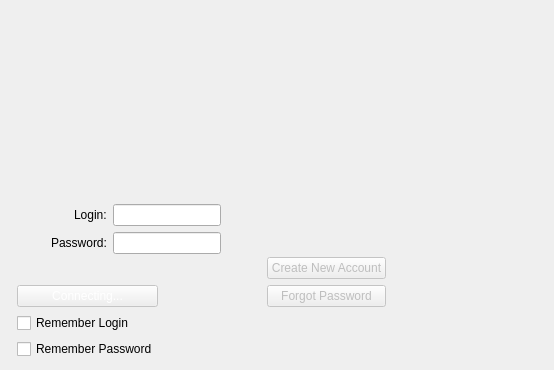
<?xml version="1.0" encoding="UTF-8"?>
<ui version="4.0">
 <class>LoginWindow</class>
 <widget class="QWidget" name="LoginWindow">
  <property name="geometry">
   <rect>
    <x>0</x>
    <y>0</y>
    <width>554</width>
    <height>370</height>
   </rect>
  </property>
  <property name="windowTitle">
   <string>Welcome to ChipUP Poker</string>
  </property>
  <property name="autoFillBackground">
   <bool>false</bool>
  </property>
  <property name="styleSheet">
   <string notr="true">QPushButton {
padding-top: 0.5em;
padding-bottom:0.5em;
min-width:13em;
}</string>
  </property>
  <layout class="QVBoxLayout" name="verticalLayout" stretch="0,0">
   <item>
    <spacer name="verticalSpacer_3">
     <property name="orientation">
      <enum>Qt::Vertical</enum>
     </property>
     <property name="sizeHint" stdset="0">
      <size>
       <width>20</width>
       <height>40</height>
      </size>
     </property>
    </spacer>
   </item>
   <item>
    <layout class="QHBoxLayout" name="main">
     <item>
      <layout class="QVBoxLayout" name="verticalLayout_3">
       <item>
        <layout class="QHBoxLayout" name="horizontalLayout">
         <item>
          <spacer name="horizontalSpacer_3">
           <property name="orientation">
            <enum>Qt::Horizontal</enum>
           </property>
           <property name="sizeHint" stdset="0">
            <size>
             <width>40</width>
             <height>20</height>
            </size>
           </property>
          </spacer>
         </item>
         <item>
          <layout class="QFormLayout" name="formLayout">
           <property name="fieldGrowthPolicy">
            <enum>QFormLayout::AllNonFixedFieldsGrow</enum>
           </property>
           <property name="labelAlignment">
            <set>Qt::AlignRight|Qt::AlignTrailing|Qt::AlignVCenter</set>
           </property>
           <item row="0" column="0">
            <widget class="QLabel" name="lbsLogin">
             <property name="text">
              <string>Login:</string>
             </property>
            </widget>
           </item>
           <item row="0" column="1">
            <widget class="QLineEdit" name="edLogin">
             <property name="styleSheet">
              <string notr="true">min-width: 8em</string>
             </property>
             <property name="text">
              <string/>
             </property>
            </widget>
           </item>
           <item row="2" column="0">
            <widget class="QLabel" name="lbsPassword">
             <property name="text">
              <string>Password:</string>
             </property>
            </widget>
           </item>
           <item row="2" column="1">
            <widget class="QLineEdit" name="edPassword">
             <property name="text">
              <string/>
             </property>
             <property name="echoMode">
              <enum>QLineEdit::Password</enum>
             </property>
            </widget>
           </item>
          </layout>
         </item>
         <item>
          <spacer name="horizontalSpacer_4">
           <property name="orientation">
            <enum>Qt::Horizontal</enum>
           </property>
           <property name="sizeHint" stdset="0">
            <size>
             <width>40</width>
             <height>20</height>
            </size>
           </property>
          </spacer>
         </item>
        </layout>
       </item>
       <item>
        <spacer name="verticalSpacer_2">
         <property name="orientation">
          <enum>Qt::Vertical</enum>
         </property>
         <property name="sizeType">
          <enum>QSizePolicy::Preferred</enum>
         </property>
         <property name="sizeHint" stdset="0">
          <size>
           <width>20</width>
           <height>25</height>
          </size>
         </property>
        </spacer>
       </item>
       <item>
        <layout class="QHBoxLayout" name="horizontalLayout_2">
         <item>
          <widget class="QWidget" name="widget_3" native="true">
           <property name="styleSheet">
            <string notr="true">min-width: 9em;</string>
           </property>
          </widget>
         </item>
         <item>
          <layout class="QVBoxLayout" name="verticalLayout_4">
           <item>
            <widget class="QPushButton" name="btLogin">
             <property name="enabled">
              <bool>false</bool>
             </property>
             <property name="styleSheet">
              <string notr="true">	border-image: url(:/resources/Button_normal.png) 0 0 0 0 stretch stretch;
	color: white;
</string>
             </property>
             <property name="text">
              <string>Connecting...</string>
             </property>
             <property name="default">
              <bool>true</bool>
             </property>
            </widget>
           </item>
           <item>
            <widget class="QCheckBox" name="cbRememberLogin">
             <property name="styleSheet">
              <string notr="true">padding: 0.1em;</string>
             </property>
             <property name="text">
              <string>Remember Login</string>
             </property>
            </widget>
           </item>
           <item>
            <widget class="QCheckBox" name="cbRememberPassword">
             <property name="styleSheet">
              <string notr="true">padding: 0.1em;</string>
             </property>
             <property name="text">
              <string>Remember Password</string>
             </property>
            </widget>
           </item>
          </layout>
         </item>
         <item>
          <spacer name="horizontalSpacer_2">
           <property name="orientation">
            <enum>Qt::Horizontal</enum>
           </property>
           <property name="sizeHint" stdset="0">
            <size>
             <width>40</width>
             <height>20</height>
            </size>
           </property>
          </spacer>
         </item>
        </layout>
       </item>
      </layout>
     </item>
     <item>
      <layout class="QVBoxLayout" name="verticalLayout_2">
       <item>
        <widget class="QWidget" name="widget" native="true">
         <property name="styleSheet">
          <string notr="true">min-height: 6em;</string>
         </property>
        </widget>
       </item>
       <item>
        <widget class="QPushButton" name="btCreateAccount">
         <property name="enabled">
          <bool>false</bool>
         </property>
         <property name="styleSheet">
          <string notr="true"/>
         </property>
         <property name="text">
          <string>Create New Account</string>
         </property>
        </widget>
       </item>
       <item>
        <widget class="QPushButton" name="btForgotPassword">
         <property name="enabled">
          <bool>false</bool>
         </property>
         <property name="text">
          <string>Forgot Password</string>
         </property>
        </widget>
       </item>
       <item>
        <widget class="QWidget" name="widget_2" native="true">
         <property name="styleSheet">
          <string notr="true">min-height: 1.6em;</string>
         </property>
        </widget>
       </item>
      </layout>
     </item>
     <item>
      <spacer name="horizontalSpacer_5">
       <property name="orientation">
        <enum>Qt::Horizontal</enum>
       </property>
       <property name="sizeHint" stdset="0">
        <size>
         <width>40</width>
         <height>20</height>
        </size>
       </property>
      </spacer>
     </item>
    </layout>
   </item>
  </layout>
 </widget>
 <layoutdefault spacing="6" margin="11"/>
 <resources/>
 <connections/>
</ui>
